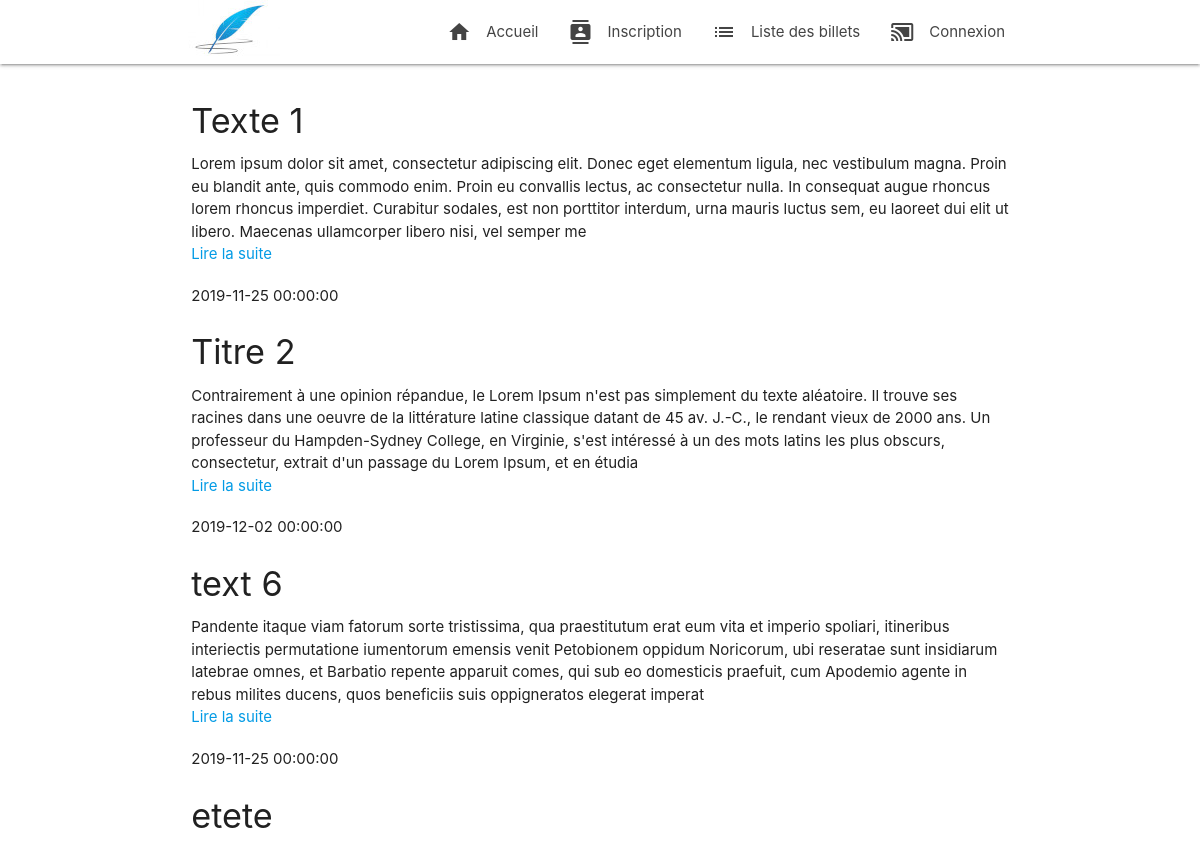
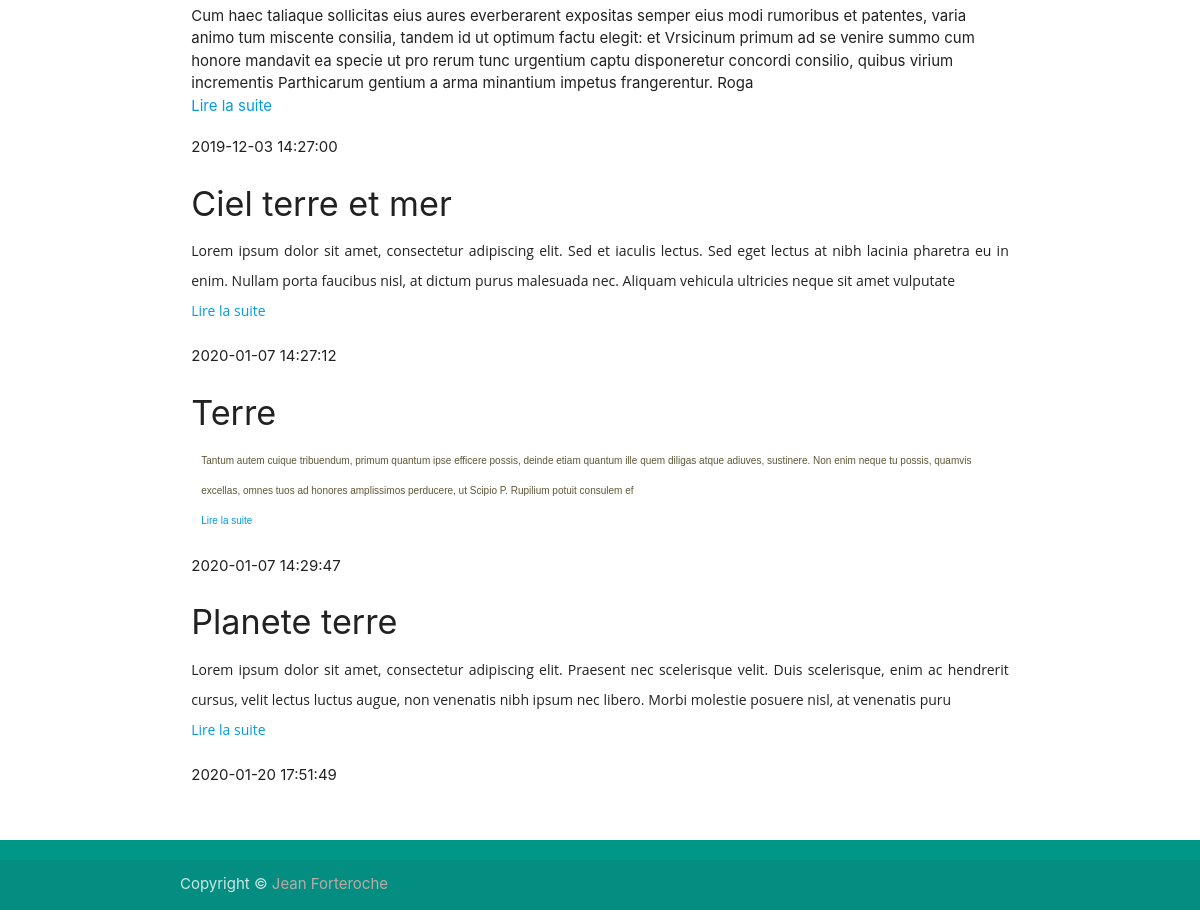
The app's page /articles.php with its own data (2 pictures, top to bottom).
### tables this page shows
CREATE TABLE IF NOT EXISTS `billet` (
  `id` int(11) NOT NULL AUTO_INCREMENT,
  `titre` varchar(255) NOT NULL,
  `description` text NOT NULL,
  `idUser` int(11) NOT NULL,
  `dateAjout` datetime NOT NULL,
  PRIMARY KEY (`id`),
  KEY `idUser` (`idUser`)
);

### articles.php (the view)
<?php
require_once('header.php');
require_once('model/dbconnect.php');
?>
<div class="container">
  <div class="section">
    <div class="row">
      <div class="col s12 m12">
<?php
$donnees =$bdd->query('SELECT  * FROM billet');
while ($data =$donnees->fetch()){
  echo '<h4>' . $data['titre'].'</h2>'
  . substr($data['description'],0,400)
  .'<br><a href="article.php?id='.$data['id'].'" >Lire la suite</a></br>'
  .'<p>'. $data['dateAjout'].'<p>';
}
?>
  </div>
    </div>
    </div>
    </div>
          <?php require_once('footer.php');
?>
</body>
</html>

### css/style.css (style rules this page uses)
p { line-height: 2rem; }

### records on screen
billet: titre "Texte 1", description "Lorem ipsum dolor sit amet, consectetur adipiscing elit. Donec eget elementum ligula, nec vestibulum magna. Proin eu blandit ante, quis commodo enim. Proin eu convallis lectus, ac consectetur nulla. In consequat augue rhoncus lorem rhoncus imperdiet. Curabitur sodales, est non porttitor interdum, urna mauris luctus sem, eu laoreet dui elit ut libero. Maecenas ullamcorper libero nisi, vel semper me", dateAjout "2019-11-25 00:00:00"
billet: titre "Titre 2", description "Contrairement à une opinion répandue, le Lorem Ipsum n'est pas simplement du texte aléatoire. Il trouve ses racines dans une oeuvre de la littérature latine classique datant de 45 av. J.-C., le rendant vieux de 2000 ans. Un professeur du Hampden-Sydney College, en Virginie, s'est intéressé à un des mots latins les plus obscurs, consectetur, extrait d'un passage du Lorem Ipsum, et en étudia", dateAjout "2019-12-02 00:00:00"
billet: titre "text 6", description "Pandente itaque viam fatorum sorte tristissima, qua praestitutum erat eum vita et imperio spoliari, itineribus interiectis permutatione iumentorum emensis venit Petobionem oppidum Noricorum, ubi reseratae sunt insidiarum latebrae omnes, et Barbatio repente apparuit comes, qui sub eo domesticis praefuit, cum Apodemio agente in rebus milites ducens, quos beneficiis suis oppigneratos elegerat imperat", dateAjout "2019-11-25 00:00:00"
billet: titre "etete", description "Cum haec taliaque sollicitas eius aures everberarent expositas semper eius modi rumoribus et patentes, varia animo tum miscente consilia, tandem id ut optimum factu elegit: et Vrsicinum primum ad se venire summo cum honore mandavit ea specie ut pro rerum tunc urgentium captu disponeretur concordi consilio, quibus virium incrementis Parthicarum gentium a arma minantium impetus frangerentur. Roga", dateAjout "2019-12-03 14:27:00"
billet: titre "Ciel terre et mer", description "Lorem ipsum dolor sit amet, consectetur adipiscing elit. Sed et iaculis lectus. Sed eget lectus at nibh lacinia pharetra eu in enim. Nullam porta faucibus nisl, at dictum purus malesuada nec. Aliquam vehicula ultricies neque sit amet vulputate", dateAjout "2020-01-07 14:27:12"
billet: titre "Terre", description "Tantum autem cuique tribuendum, primum quantum ipse efficere possis, deinde etiam quantum ille quem diligas atque adiuves, sustinere. Non enim neque tu possis, quamvis excellas, omnes tuos ad honores amplissimos perducere, ut Scipio P. Rupilium potuit consulem ef", dateAjout "2020-01-07 14:29:47"
billet: titre "Planete terre", description "Lorem ipsum dolor sit amet, consectetur adipiscing elit. Praesent nec scelerisque velit. Duis scelerisque, enim ac hendrerit cursus, velit lectus luctus augue, non venenatis nibh ipsum nec libero. Morbi molestie posuere nisl, at venenatis puru", dateAjout "2020-01-20 17:51:49"
